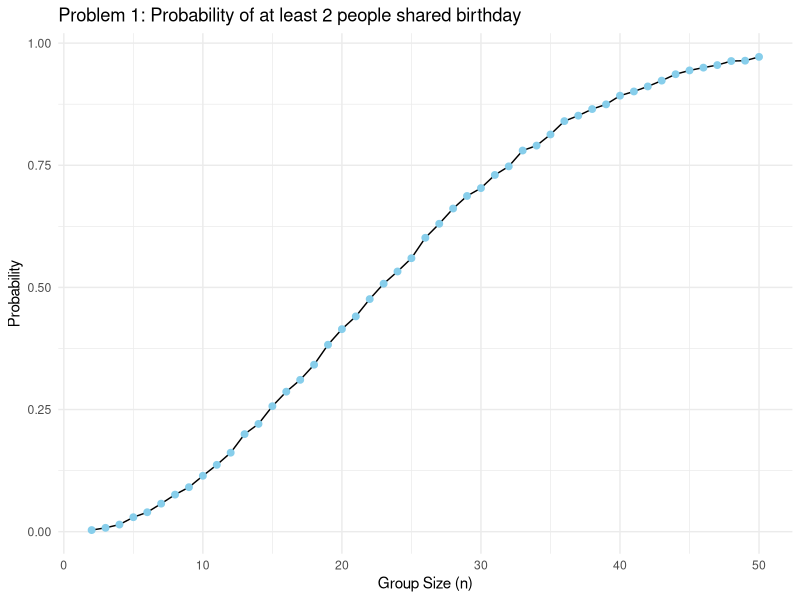

Write the R code that produced this figure.
## ---- chunk 1
library(tidyverse)
## ---- chunk 2
set.seed(123)

dup_bday = function(n, days = 365) {
  birthdays = sample.int(days, size = n, replace = TRUE)
  any(duplicated(birthdays))
}

#Check
test_results =
  tibble(
    group_size = c(2, 10, 15, 60),
    shared_bday = map_lgl(group_size, dup_bday)
  )
test_results
## ---- chunk 3
Repeat_group =
  expand_grid(group_size = 2:50, iter = 1:10000) |>
  mutate(dup = map_lgl(group_size, dup_bday)) |>
  group_by(group_size) |>
  summarize(prob_duplicate = mean(dup), .groups = "drop")
## ---- chunk 4
Repeat_group |>
  ggplot(aes(x = group_size, y = prob_duplicate)) +
  geom_line() +
  geom_point(size = 2, color = "skyblue") +
  labs(
    title = "Problem 1: Probability of at least 2 people shared birthday",
    x = "Group Size (n)",
    y = "Probability"
  ) +
  theme_minimal()
